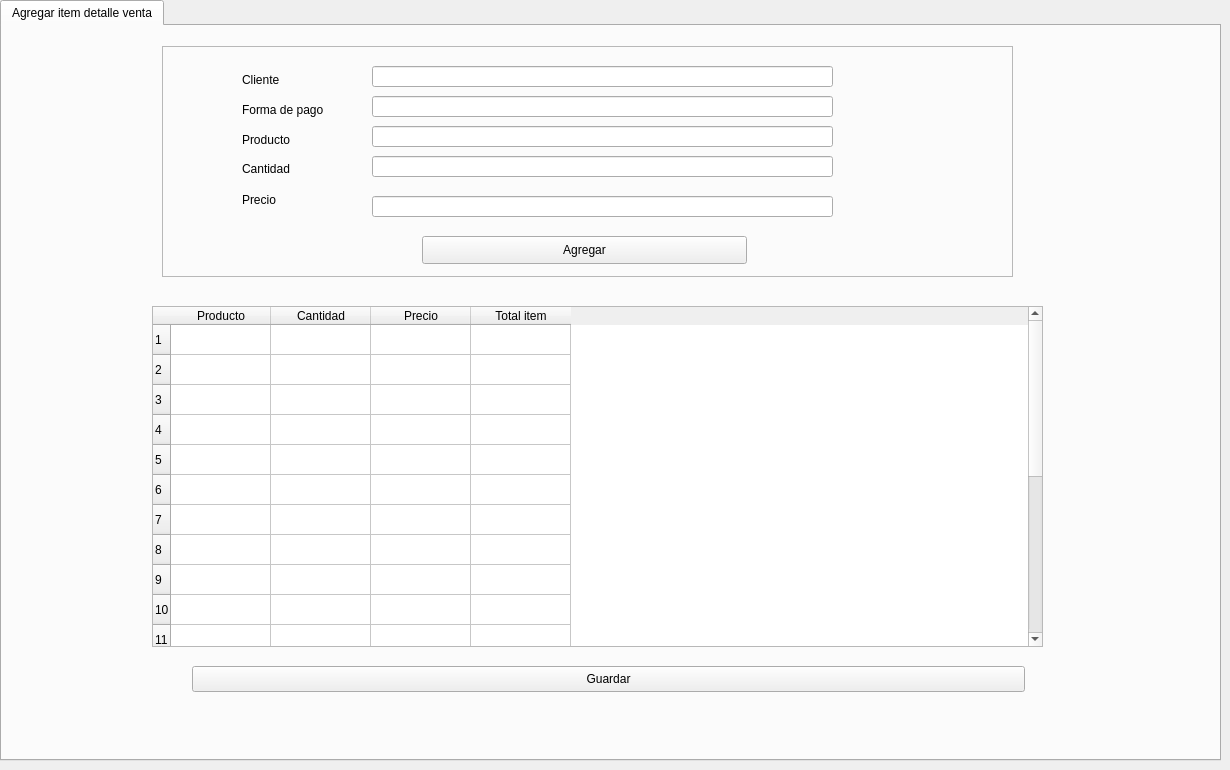
    <widget class="QWidget" name="tab_detalle_venta">
     <attribute name="title">
      <string>Detalle venta</string>
     </attribute>
     <widget class="QTabWidget" name="tabWidgetDetalleVenta">
      <property name="geometry">
       <rect>
        <x>0</x>
        <y>0</y>
        <width>1221</width>
        <height>761</height>
       </rect>
      </property>
      <property name="currentIndex">
       <number>0</number>
      </property>
      <widget class="QWidget" name="tab_agregar_detalle_venta">
       <attribute name="title">
        <string>Agregar item detalle venta</string>
       </attribute>
       <widget class="QTableWidget" name="tableLista_detalle_venta">
        <property name="enabled">
         <bool>true</bool>
        </property>
        <property name="geometry">
         <rect>
          <x>150</x>
          <y>280</y>
          <width>891</width>
          <height>341</height>
         </rect>
        </property>
        <property name="acceptDrops">
         <bool>false</bool>
        </property>
        <property name="frameShape">
         <enum>QFrame::StyledPanel</enum>
        </property>
        <property name="frameShadow">
         <enum>QFrame::Sunken</enum>
        </property>
        <property name="lineWidth">
         <number>1</number>
        </property>
        <property name="midLineWidth">
         <number>0</number>
        </property>
        <property name="verticalScrollBarPolicy">
         <enum>Qt::ScrollBarAsNeeded</enum>
        </property>
        <property name="showGrid">
         <bool>true</bool>
        </property>
        <property name="sortingEnabled">
         <bool>false</bool>
        </property>
        <property name="wordWrap">
         <bool>true</bool>
        </property>
        <property name="cornerButtonEnabled">
         <bool>true</bool>
        </property>
        <property name="rowCount">
         <number>20</number>
        </property>
        <property name="columnCount">
         <number>4</number>
        </property>
        <attribute name="horizontalHeaderCascadingSectionResizes">
         <bool>false</bool>
        </attribute>
        <row/>
        <row/>
        <row/>
        <row/>
        <row/>
        <row/>
        <row/>
        <row/>
        <row/>
        <row/>
        <row/>
        <row/>
        <row/>
        <row/>
        <row/>
        <row/>
        <row/>
        <row/>
        <row/>
        <row/>
        <column>
         <property name="text">
          <string>Producto</string>
         </property>
        </column>
        <column>
         <property name="text">
          <string>Cantidad</string>
         </property>
        </column>
        <column>
         <property name="text">
          <string>Precio</string>
         </property>
        </column>
        <column>
         <property name="text">
          <string>Total item</string>
         </property>
        </column>
       </widget>
       <widget class="QPushButton" name="pushButton_guardar_detalle_venta">
        <property name="geometry">
         <rect>
          <x>190</x>
          <y>640</y>
          <width>833</width>
          <height>26</height>
         </rect>
        </property>
        <property name="text">
         <string>Guardar</string>
        </property>
       </widget>
       <widget class="QFrame" name="frame_24">
        <property name="geometry">
         <rect>
          <x>160</x>
          <y>20</y>
          <width>851</width>
          <height>231</height>
         </rect>
        </property>
        <property name="frameShape">
         <enum>QFrame::StyledPanel</enum>
        </property>
        <property name="frameShadow">
         <enum>QFrame::Raised</enum>
        </property>
        <widget class="QLineEdit" name="lineEdit_cantidad_detalle_venta">
         <property name="geometry">
          <rect>
           <x>210</x>
           <y>110</y>
           <width>461</width>
           <height>21</height>
          </rect>
         </property>
        </widget>
        <widget class="QLabel" name="label_cantidad_detalle_venta">
         <property name="geometry">
          <rect>
           <x>80</x>
           <y>110</y>
           <width>70</width>
           <height>26</height>
          </rect>
         </property>
         <property name="text">
          <string>Cantidad</string>
         </property>
        </widget>
        <widget class="QLineEdit" name="lineEdit_producto_detalle_venta">
         <property name="geometry">
          <rect>
           <x>210</x>
           <y>80</y>
           <width>461</width>
           <height>21</height>
          </rect>
         </property>
        </widget>
        <widget class="QLabel" name="label_producto_detalle_venta">
         <property name="geometry">
          <rect>
           <x>80</x>
           <y>80</y>
           <width>72</width>
           <height>28</height>
          </rect>
         </property>
         <property name="text">
          <string>Producto</string>
         </property>
        </widget>
        <widget class="QLineEdit" name="lineEdit_precio_detalle_venta">
         <property name="geometry">
          <rect>
           <x>210</x>
           <y>150</y>
           <width>461</width>
           <height>21</height>
          </rect>
         </property>
        </widget>
        <widget class="QLabel" name="label_precio_detalle_venta">
         <property name="geometry">
          <rect>
           <x>80</x>
           <y>140</y>
           <width>49</width>
           <height>28</height>
          </rect>
         </property>
         <property name="text">
          <string>Precio</string>
         </property>
        </widget>
        <widget class="QPushButton" name="pushButton_agregar_detalle_venta">
         <property name="geometry">
          <rect>
           <x>260</x>
           <y>190</y>
           <width>325</width>
           <height>28</height>
          </rect>
         </property>
         <property name="text">
          <string>Agregar</string>
         </property>
        </widget>
        <widget class="QLineEdit" name="lineEdit_cliente_detalle_venta">
         <property name="geometry">
          <rect>
           <x>210</x>
           <y>20</y>
           <width>461</width>
           <height>21</height>
          </rect>
         </property>
        </widget>
        <widget class="QLabel" name="label_cliente_detalle_venta">
         <property name="geometry">
          <rect>
           <x>80</x>
           <y>20</y>
           <width>72</width>
           <height>28</height>
          </rect>
         </property>
         <property name="text">
          <string>Cliente</string>
         </property>
        </widget>
        <widget class="QLineEdit" name="lineEdit_forma_pago_detalle_venta">
         <property name="geometry">
          <rect>
           <x>210</x>
           <y>50</y>
           <width>461</width>
           <height>21</height>
          </rect>
         </property>
        </widget>
        <widget class="QLabel" name="label_forma_pago_detalle_venta">
         <property name="geometry">
          <rect>
           <x>80</x>
           <y>50</y>
           <width>121</width>
           <height>28</height>
          </rect>
         </property>
         <property name="text">
          <string>Forma de pago</string>
         </property>
        </widget>
       </widget>
      </widget>
     </widget>
    </widget>
